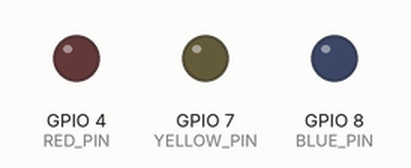
This program was run on a simulated ESP32-S3. Shown: output pins drawn as LEDs (lit = HIGH).

Above: at 0.1 s.
At 0.7 s:
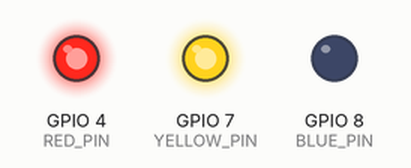
At 1.1 s:
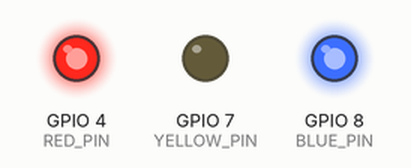
At 1.9 s:
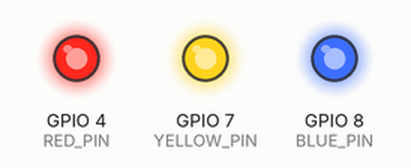
At 3.3 s:
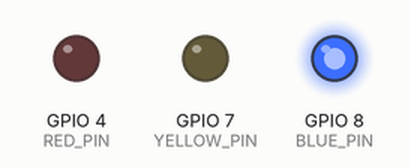
At 4.3 s:
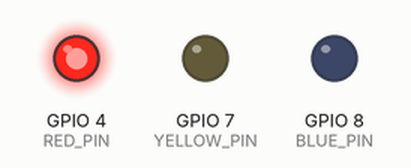
Timing chart, 0 to 4.6 s (numbered marks = the images above):
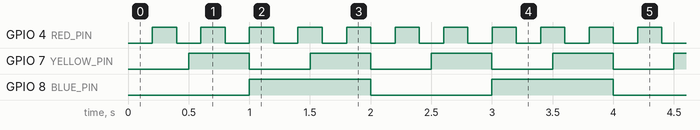

The program:

main.cpp
```cpp
#include <Arduino.h>

const int RED_PIN = 4;
const int YELLOW_PIN = 7;
const int BLUE_PIN = 8;

const uint32_t RED_BLINK_MS = 200;
const uint32_t YELLOW_BLINK_MS = 500;
const uint32_t BLUE_BLINK_MS = 1000;

uint32_t last_blink_time_red = 0;
uint32_t last_blink_time_yellow = 0;
uint32_t last_blink_time_blue = 0;
uint32_t now = 0;

void setup() {
  pinMode(RED_PIN, OUTPUT);
  pinMode(YELLOW_PIN, OUTPUT);
  pinMode(BLUE_PIN, OUTPUT);

  digitalWrite(RED_PIN, LOW);
  digitalWrite(YELLOW_PIN, LOW);
  digitalWrite(BLUE_PIN, LOW);
}

void loop() {
  now = millis();
  if (now - last_blink_time_red >= RED_BLINK_MS) {
    last_blink_time_red = now;
    digitalWrite(RED_PIN, !digitalRead(RED_PIN));
  }
  if (now - last_blink_time_yellow >= YELLOW_BLINK_MS) {
    last_blink_time_yellow = now;
    digitalWrite(YELLOW_PIN, !digitalRead(YELLOW_PIN));
  }
  if (now - last_blink_time_blue >= BLUE_BLINK_MS) {
    last_blink_time_blue = now;
    digitalWrite(BLUE_PIN, !digitalRead(BLUE_PIN));
  }
}
```

Measured:
- by itself, GPIO 4 (RED_PIN): alternates HIGH for 0.20 s and LOW for 0.20 s
- by itself, GPIO 7 (YELLOW_PIN): alternates HIGH for 0.50 s and LOW for 0.50 s
- by itself, GPIO 8 (BLUE_PIN): alternates HIGH for 1.0 s and LOW for 1.0 s
